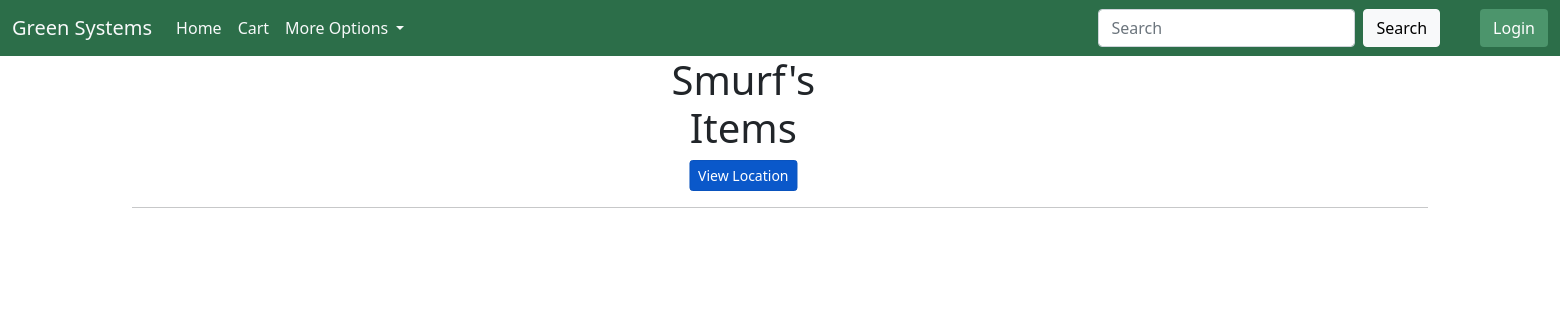
The app's page /get_user_items/2, older data.
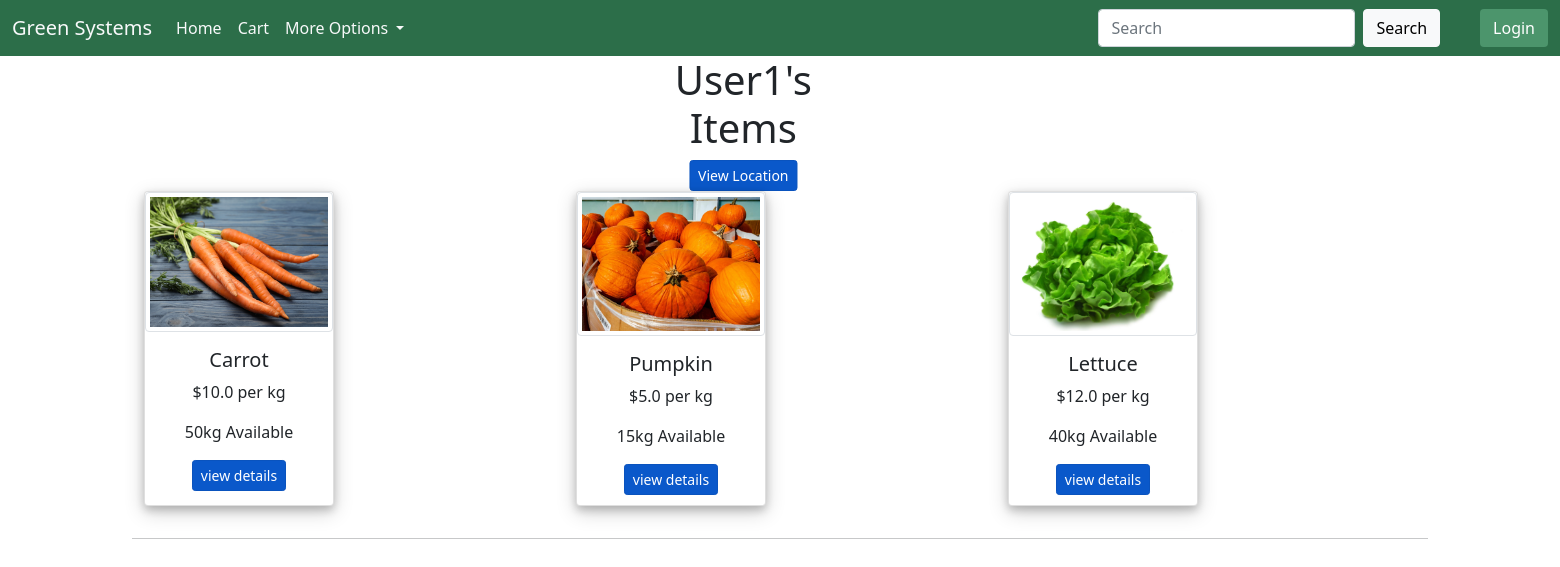
The same page, newer data.
### main.py (models this page shows, shortened)
class User(db.Model,UserMixin):
    id=db.Column(db.Integer,primary_key=True)
    username=db.Column(db.String,unique=True,nullable=False)
    pfp=db.Column(db.String,nullable=False)
    email=db.Column(db.String,unique=True,nullable=False)
    phone_number=db.Column(db.Integer,unique=True)
    password=db.Column(db.String,nullable=False)
    longtitude=db.Column(db.Float,nullable=False)
    latitude=db.Column(db.Float,nullable=False)
    items=db.relationship('Item',backref='user')
    cart=db.relationship('Cart',backref='user')

class Item(db.Model):
    id=db.Column(db.Integer,primary_key=True)
    user_id=db.Column(db.Integer,db.ForeignKey('user.id'))
    name=db.Column(db.String,nullable=False)
    image=db.Column(db.String,nullable=False)
    quantity=db.Column(db.Integer,nullable=False)
    price=db.Column(db.Float,nullable=False)
    delivery=db.Column(db.String,nullable=False)

### main.py (the view)
@app.route('/get_user_items/<int:id>',methods=['GET'])
def get_user_items(id):
    user=User.query.get(id)
    items=user.items
    return render_template('user_items.html',user=user,items=items)

### main.py
class SearchForm(FlaskForm):
    Search=StringField("Search",validators=[DataRequired()])
    submit=SubmitField("Search")

### main.py (called while the page is built)
@app.context_processor
def base():
    form=SearchForm()
    return dict(form=form)

### templates/user_items.html (shortened to what this page needs)
{% extends 'layout.html'%}
{% block content%}
<div class="header" style="text-align: center; transform:translateX(38%);">
   <div class="new-container" style="align-items: flex-end;">
       <div class="row">
           <div class="col-2">
               <h1>{{user.username}}'s Items</h1><span><a href="/user_location/{{user.id}}" class="btn btn-primary btn-sm active">View Location</a></span>
           </div>
       </div>
   </div>
</div>
<div class='container'>
   <div class="row">
   {% for item in user.items%}
   <div class="col">
   <div class="card"> <img class='mx-auto img-thumbnail' src="/static/item_images/{{item.image}}" width="100%" height="100%" max-height="100px" max-midth="100px" />
       <div class="card-body text-center mx-auto">
           <div class='cvp'>
               <h5 class="card-title font-weight-bold">{{item.name}}</h5>
               <p class="card-text">${{item.price}} per kg</p> <p class="card-text">{{item.quantity}}kg Available</p><a href="/item_details/{{item.id}}" class="btn btn-primary btn-sm active">view details</a><br />
           </div>
       </div>
   </div>
</div>
<br/>
   {%endfor%}
</div>
</div>
<hr/>
{%endblock%}

### templates/layout.html (shortened to what this page needs)
<!doctype html>
<html lang="en">
  <head>
    <link rel="stylesheet" href="{{ url_for('static', filename='style.css') }}">
    <link href="https://cdn.jsdelivr.net/npm/bootstrap@5.1.3/dist/css/bootstrap.min.css" rel="stylesheet">
  </head>
  <body>
    {% include 'navbar.html' %}
    <div class="container">
    {% block content%}
    {% endblock %}
    </div>
  </body>
</html>

### templates/navbar.html (shortened to what this page needs)
<nav class="navbar navbar-expand-lg">
  <div class="container-fluid">
    <a class="navbar-brand link-light" href="/">Green Systems</a>
    <div class="collapse navbar-collapse" id="navbarSupportedContent">
      <ul class="navbar-nav me-auto mb-2 mb-lg-0">
        <li class="nav-item">
          <a class="nav-link active link-light" aria-current="page" href="/">Home</a>
        </li>
        <li class="nav-item">
          <a class="nav-link active link-light" aria-current="page" href="/get_cart">Cart</a>
        </li>
        <li class="nav-item dropdown">
          <a class="nav-link dropdown-toggle link-light" href="#" id="navbarDropdown" role="button" data-bs-toggle="dropdown" aria-expanded="false">
            More Options
          </a>
        </li>
      </ul>
      <form class="d-flex" action="{{url_for('search') }} "methods="GET">
        <input class="form-control me-2" type="search" placeholder="Search" name="searched" aria-label="Search">
        <button class="btn btn-light" type="submit">Search</button>
      </form>
      {% if current_user.is_authenticated %}
      <a href="/logout" style="margin-left:2.5em" methods="GET" class="btn btn-primary btn-sm active"  id="button-login" role="button" aria-pressed="true">Logout</a>
      {%else%}
      <a href="/login" style="margin-left:2.5em" methods="GET" class="btn" id="button-login"role="button" aria-pressed="true">Login</a>
      {%endif%}
    </div>
  </div>
</nav>

### static/style.css (style rules this page uses)
.new-container { max-width: 1300px; margin: auto; padding-left: 25px; padding-right: 25px; }
a { text-decoration: none; }
body { background: white; background-repeat: no-repeat; }
body { background-color: #eee }
.container { width: 900px }
.card { background-color: #a6f77b; border: none; border-radius: 10px; width: 190px; box-shadow: 0 4px 8px 0 rgba(0, 0, 0, 0.2), 0 6px 20px 0 rgba(0, 0, 0, 0.19); margin-bottom:10px; height:95%; }
.row:after { content: ""; display: table; clear: both; }
.navbar { background-color: #2c6e49; }
#button-login { background-color: #4C956C; color: white; }

Row changes from the older to the newer data that the page shows:
changed User: username "Smurf" → "User1"
now on this page (row edited): Item: image (picture), name "Carrot", price "10.0", quantity "50"
now on this page (row edited): Item: image (picture), name "Pumpkin", price "5.0", quantity "15"
added Item: image (picture), name "Lettuce", price "12.0", quantity "40"
